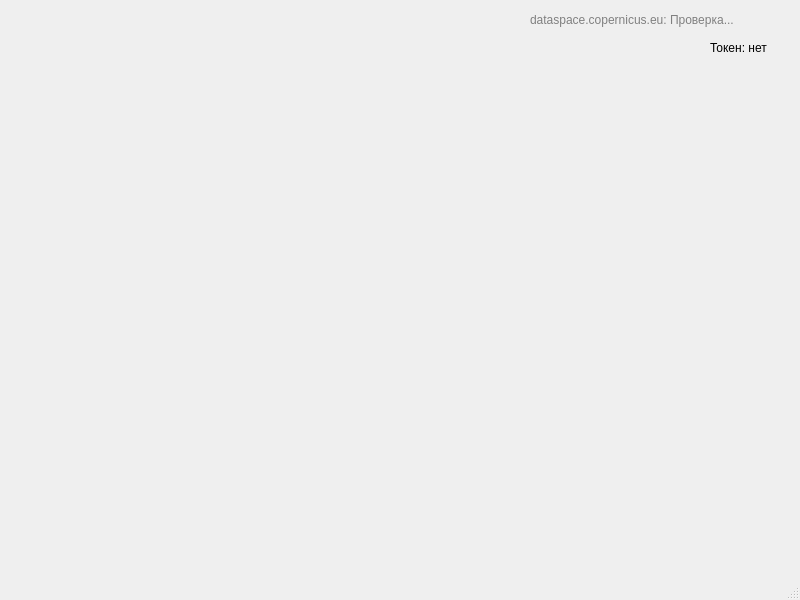
<?xml version="1.0" encoding="UTF-8"?>
<ui version="4.0">
 <class>MainWindow</class>
 <widget class="QMainWindow" name="MainWindow">
  <property name="geometry">
   <rect>
    <x>0</x>
    <y>0</y>
    <width>800</width>
    <height>600</height>
   </rect>
  </property>
  <property name="windowTitle">
   <string>MainWindow</string>
  </property>
  <widget class="QWidget" name="centralwidget">
   <widget class="QLabel" name="accessTokenStatusLabel">
    <property name="geometry">
     <rect>
      <x>710</x>
      <y>40</y>
      <width>61</width>
      <height>16</height>
     </rect>
    </property>
    <property name="text">
     <string>Токен: нет</string>
    </property>
   </widget>
   <widget class="QLabel" name="dataspaceStatusLabel">
    <property name="geometry">
     <rect>
      <x>530</x>
      <y>10</y>
      <width>241</width>
      <height>20</height>
     </rect>
    </property>
    <property name="styleSheet">
     <string notr="true">color: grey;</string>
    </property>
    <property name="text">
     <string>dataspace.copernicus.eu: Проверка...</string>
    </property>
   </widget>
  </widget>
  <widget class="QMenuBar" name="menubar">
   <property name="geometry">
    <rect>
     <x>0</x>
     <y>0</y>
     <width>800</width>
     <height>21</height>
    </rect>
   </property>
  </widget>
  <widget class="QStatusBar" name="statusbar"/>
 </widget>
 <resources/>
 <connections/>
</ui>
